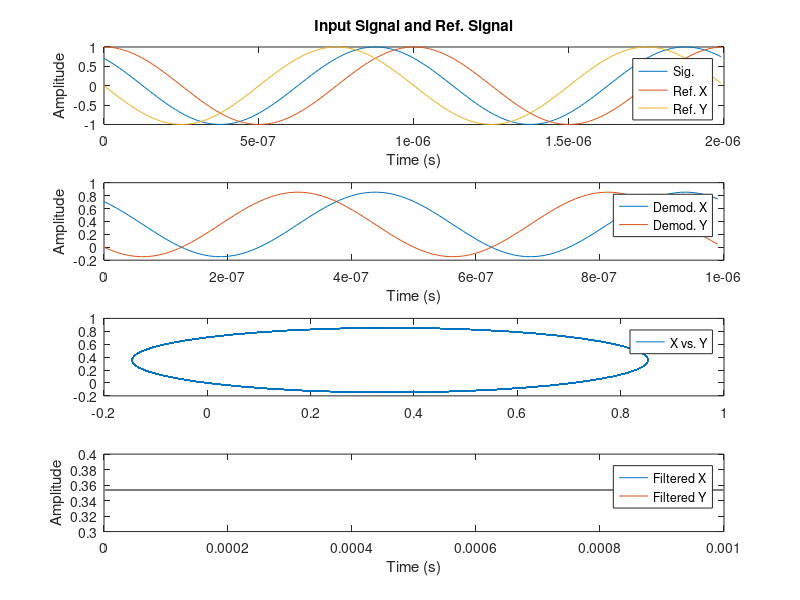

Write the MATLAB code that produced this figure.
% Parameters
Fs = 100e6;          % Sampling frequency (Hz)
postTriggerSamples = 100000;
T = postTriggerSamples/Fs; % 1;               % Duration of the signal (seconds)
t = 0:1/Fs:T-1/Fs;   % Time vector
N = length(t);
f = (-N/2:N/2-1)*(Fs/N);  % Frequency vector
f_signal = 1e6;       % Frequency of the signal (Hz)
signal_amplitude = 1;
noise_level = 0;   % Amplitude of noise

% Generate input signal (square wave + noise)
signal = signal_amplitude * cos(2 * pi * f_signal * t + 45*pi/180) + noise_level * randn(size(t));
% signal = sign(cos(2 * pi * f_signal * t + 0*pi/180)) + noise_level * randn(size(t));

% Generate sine and cosine reference signals
reference_X = cos(2 * pi * f_signal * t); % In-phase
reference_Y = cos(2 * pi * f_signal * t + pi/2); % Quadrature

% Fourier Transform of input and reference signals
input_fft = fftshift(fft(signal));
reference_X_fft = fftshift(fft(reference_X));
reference_Y_fft = fftshift(fft(reference_Y));

% Demodulation
demod_X = signal .* reference_X;
demod_Y = signal .* reference_Y;
demod_X_fft = fftshift(fft(demod_X)) / N; % In-phase demodulation
demod_Y_fft = fftshift(fft(demod_Y)) / N; % Quadrature demodulation

% RC filter transfer function
stages = 2;
fc = 10;
tau = 1 / fc;
H_rc = (1 ./ (1 + 1j * 2 * pi * f * tau)).^stages;

% Simple rejecting filter mask
% Fc = 10; % Cut-off frequency
% filterMask = (abs(f) <= Fc) | (abs(f) >= Fs - Fc);
% signal_filterMask_fft = (fftshift(fft(signal))) .* filterMask;

% Apply the RC filter in frequency domain
filtered_X_fft = demod_X_fft .* H_rc;
filtered_Y_fft = demod_Y_fft .* H_rc;

% Inverse Fourier Transform to get the filtered X and Y in time domain
X = ifft(ifftshift(filtered_X_fft))*N; % Normalize X
Y = ifft(ifftshift(filtered_Y_fft))*N; % Normalize Y

% Calculate the amplitude and phase
amplitude = sqrt(X.^2 + Y.^2); % Signal amplitude
meanR = mean(amplitude)
phase = atan2(real(Y), real(X)); % Signal phase (radians)
meanPhi = mean(rad2deg(phase))

plotData = fftshift(fft(signal))/N;

% Plot results
figure;
subplot(4, 1, 1);
plot(t(1:200), signal(1:200));
hold on
plot(t(1:200), reference_X(1:200))
hold on
plot(t(1:200), reference_Y(1:200))
hold off
title('Input Signal and Ref. Signal');
xlabel('Time (s)');
ylabel('Amplitude');
legend('Sig.','Ref. X','Ref. Y')

subplot(4, 1, 2);
plot(t(1:100), demod_X(1:100));
hold on
plot(t(1:100), demod_Y(1:100));
hold off
xlabel('Time (s)');
ylabel('Amplitude');
legend('Demod. X','Demod. Y')

subplot(4, 1, 3);
plot(demod_Y, demod_X)
legend('X vs. Y')

subplot(4, 1, 4);
plot(t, real(X))
hold on
plot(t, real(Y))
hold off
xlabel('Time (s)');
ylabel('Amplitude');
legend('Filtered X','Filtered Y')

% figure
% 
% subplot(2, 1, 1);
% plot(t, rad2deg(phase));
% title('Signal Phase');
% xlabel('Time (s)');
% ylabel('Phase (degrees)');
% 
% subplot(2, 1, 2);
% plot(t, amplitude);
% title('Signal Amplitude');
% xlabel('Time (s)');
% ylabel('Amplitude');

function H_rc = lowPass(fc, stages, f)
    tau = 1 / fc;
    H_rc = (1 ./ (1 + 1j * 2 * pi * f * tau)).^stages;
end

function H_rc = highPass(fc, stages, f)
    tau = 1 / fc;
    H_rc = ((1j * 2 * pi * f * tau) ./ (1 + 1j * 2 * pi * f * tau)).^stages;
end